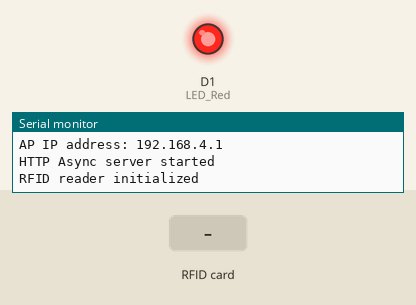
Simulated run of this sketch. Board: ESP8266 (NodeMCU). Shown: output pins drawn as LEDs (lit = HIGH), the last lines printed to the serial monitor. Inputs (shaded band) come from the test bench.

Above: at 1.2 s.
1.3 s: RFID card 5E 7A 19 C4 held to the reader
At 1.73 s:
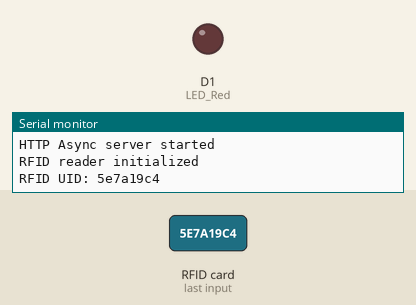
Timing chart, 0 to 4.3 s (numbered marks = the images above; inputs shaded):
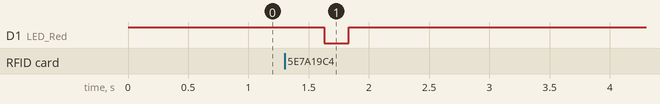

Measured:
- after the input at 1.3 s, D1 (LED_Red): HIGH → LOW after 0.33 s, → HIGH 0.20 s later

The sketch:

RFID_WiFi_NodeMCU_code.ino
```cpp
#include <ESP8266WiFi.h>         // Include ESP8266 WiFi library
#include <ESPAsyncWebServer.h>   // Include ESPAsyncWebServer library for handling HTTP server
/* For RFID */
#include <SPI.h>                 // Include SPI library for communication with RFID reader
#include <MFRC522.h>             // Include MFRC522 library for RFID reader functionality

#define SS_PIN D4                // Define RFID module's Slave Select pin
#define RST_PIN D3               // Define RFID module's Reset pin

int LED_Red = D1;                // Define the red LED pin

AsyncWebServer server(80);       // Create an AsyncWebServer object on port 80

const char* ssid = "RFID-Reader";  // Define WiFi SSID for Access Point
IPAddress IPaddr(192, 168, 4, 1);  // Define static IP address for Access Point
IPAddress IPmask(255, 255, 255, 0); // Define subnet mask for Access Point
MFRC522 mfrc522(SS_PIN, RST_PIN);   // Create an instance of the MFRC522 class for the RFID reader
String rfid_val = "";             // Initialize a variable to store the RFID card value

// Function to handle requests for undefined routes
void notFound(AsyncWebServerRequest *request) {
  request->send(404, "text/plain", "Not found");  // Send a 404 Not Found response
}

// Function to read RFID card data
void readRFID() {
  // Check if a new RFID card is present
  if (!mfrc522.PICC_IsNewCardPresent()) {
    rfid_val = "";  // Clear the RFID value if no card is present
    return;
  }

  // Check if a valid RFID card can be selected
  if (!mfrc522.PICC_ReadCardSerial()) {
    rfid_val = "";  // Clear the RFID value if card cannot be read
    return;
  }

  // Read the RFID UID (unique identifier) and convert it to a hexadecimal string
  String content = "";
  for (byte i = 0; i < mfrc522.uid.size; i++) {
    content += String(mfrc522.uid.uidByte[i], HEX);
  }

  // Debug output to Serial Monitor
  Serial.print("RFID UID: ");
  Serial.println(content);

  // Store the RFID UID in a global variable
  rfid_val = content;

  // Blink the red LED to indicate successful card read
  digitalWrite(LED_Red, LOW);  // Turn LED on
  delay(200);                  // Short delay
  digitalWrite(LED_Red, HIGH); // Turn LED off
}

void setup() {
  Serial.begin(115200);         // Initialize Serial communication at 115200 baud rate
  pinMode(LED_Red, OUTPUT);     // Set red LED pin as output
  digitalWrite(LED_Red, HIGH);  // Start with the LED turned off

  Serial.println();
  Serial.println("Configuring access point...");

  // Configure WiFi in Access Point mode with a static IP address
  WiFi.softAPConfig(IPaddr, IPaddr, IPmask);
  WiFi.softAP(ssid);            // Set up WiFi Access Point with the defined SSID

  // Print Access Point IP address
  IPAddress myIP = WiFi.softAPIP();
  Serial.print("AP IP address: ");
  Serial.println(myIP);

  // Define route to serve RFID information via an HTML page. (Returns RFID value in an HTML page)
  server.on("/rfid", HTTP_GET, [](AsyncWebServerRequest * request) {
    // HTML content for the RFID page
    String html = R"***(
      <!DOCTYPE html>
      <html>
        <head>
          <title>RFID reading</title>
        </head>
        <body>
          <h1 style='color:green;'>It's ready! Get your RFID</h1>
          <p>ID: )***" + rfid_val + R"***(</p>
        </body>
      </html>
    )***";

    // Prepare the response
    AsyncWebServerResponse *response;
    if (rfid_val.length() != 0) {
      // If RFID value is available, send it as an HTML response
      response = request->beginResponse(200, "text/html", html);
    } else {
      // If RFID value is not available, send an error message with a retry button
      response = request->beginResponse(400, "text/html", "<html> <h1 style='color:red;'>RFID not read, try again!</h1><button onclick=\"location.href='http://192.168.4.1/rfid';\"> Re-try</button></html>");
    }

    // Add HTTP headers to the response
    response->addHeader("Access-Control-Allow-Origin", "*");
    response->addHeader("Content-Type", "text/html");
    request->send(response); // Send the response to the client
  });

  // Define route to serve RFID information as JSON (Returns RFID value in JSON format)
  server.on("/get-rfid", HTTP_GET, [](AsyncWebServerRequest * request) {
    String jsonO = "{\"id\":\"" + rfid_val + "\"}";  // Create JSON object with RFID value
    AsyncWebServerResponse *response;

    if (rfid_val.length() != 0) {
       // If RFID is available, return the JSON object
      response = request->beginResponse(200, "application/json", jsonO);
    } else {
      // If RFID value is not available, send an error message in JSON format
      response = request->beginResponse(400, "application/json", "{\"error\":\"not found\"}");
    }

    // Add necessary headers for the response
    response->addHeader("Access-Control-Allow-Origin", "*");
    response->addHeader("Access-Control-Allow-Origin", "http://localhost:4200");
    response->addHeader("Content-Type", "application/json");
    request->send(response);
  });

  server.onNotFound(notFound); // Handle undefined routes (404)
  server.begin();              // Start the web server
  Serial.println("HTTP Async server started");

  // Initialize RFID reader
  SPI.begin();              // Start SPI communication
  mfrc522.PCD_Init();       // Initialize the MFRC522 RFID module
  Serial.println("RFID reader initialized");
}

// Main loop (runs continuously)
void loop() {
  readRFID();  // Continuously try to read an RFID card
  delay(500);  // A short delay to avoid excessive processing
}
```
